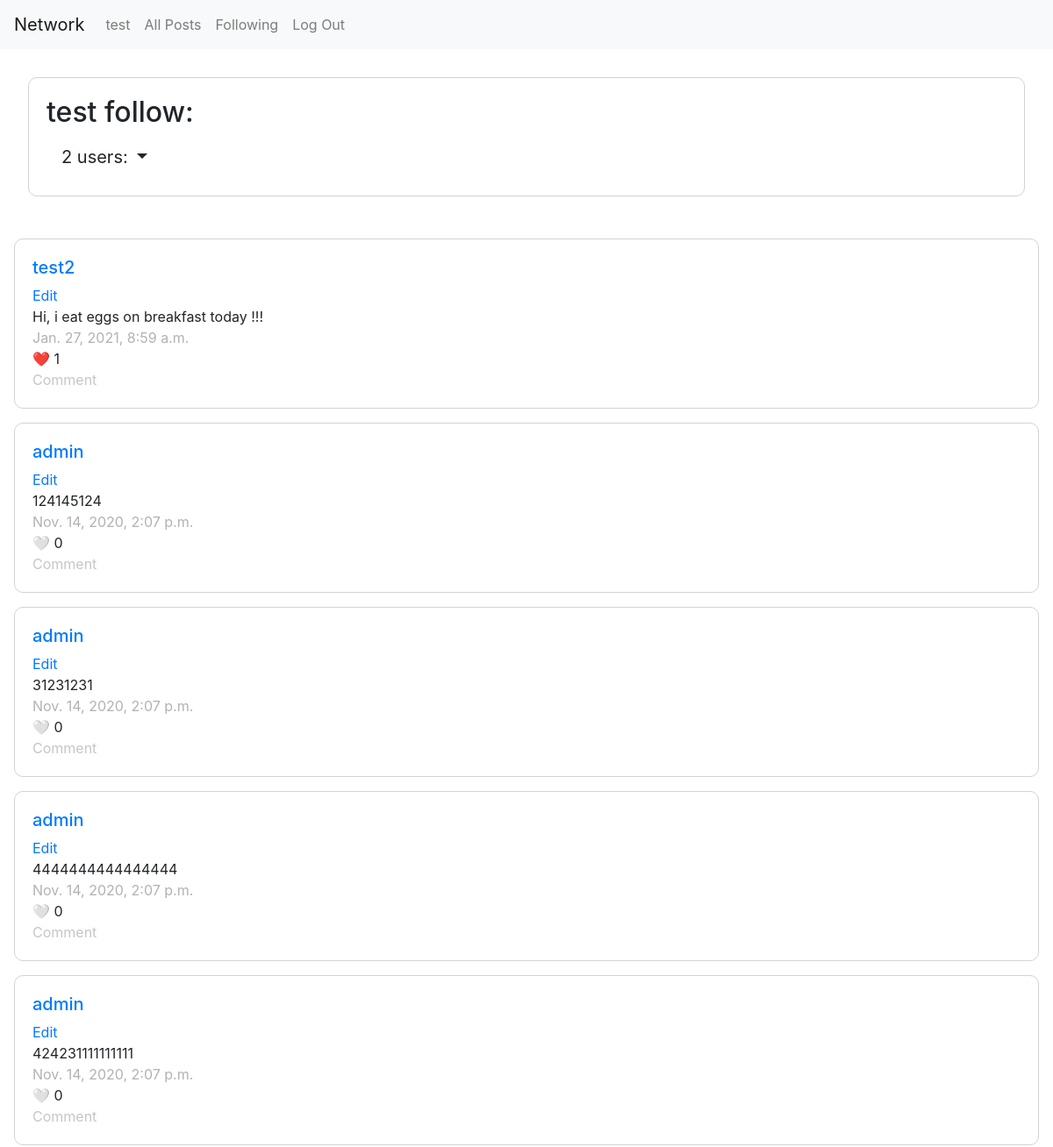
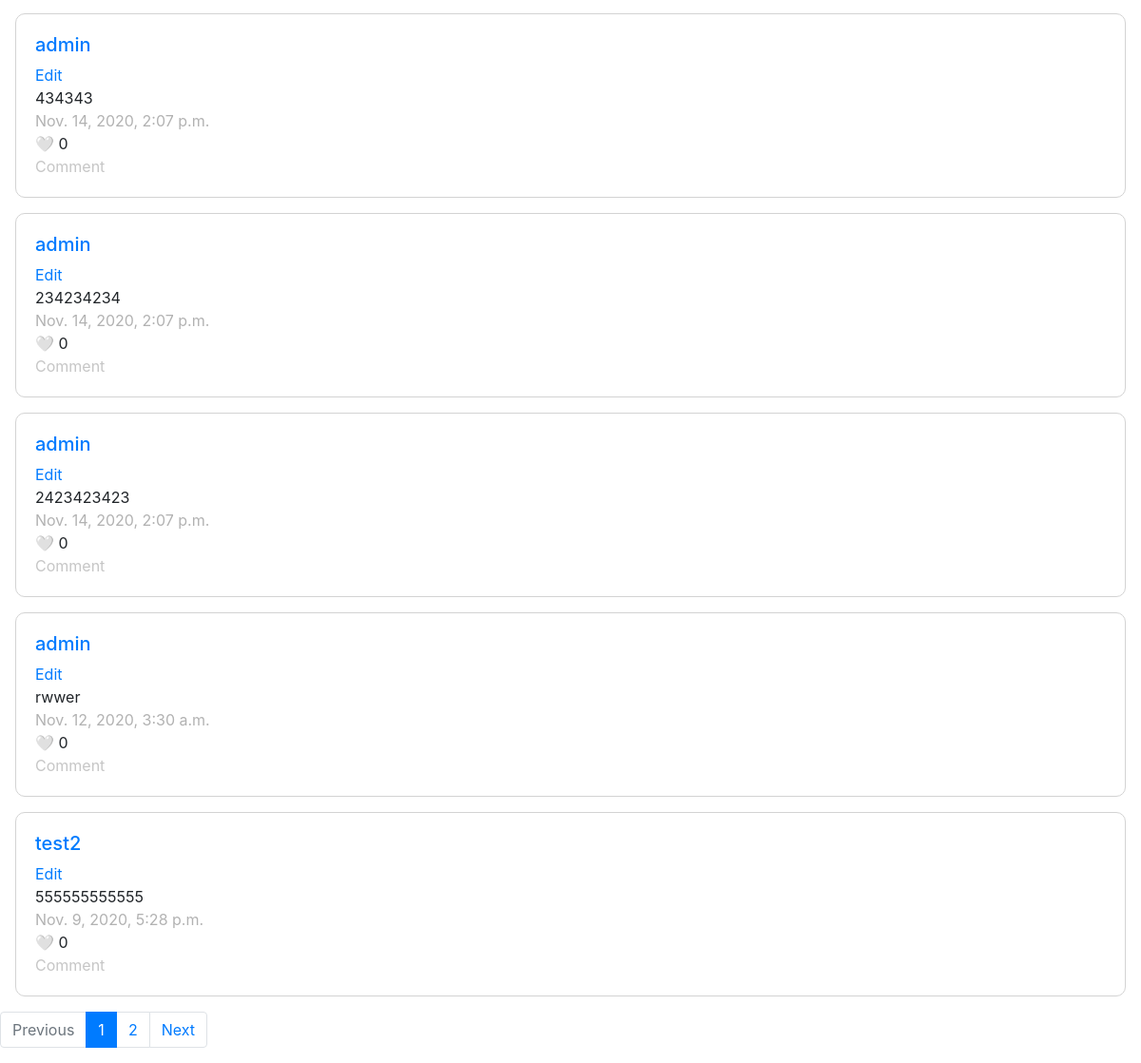
The page /follow (signed in) on the database its author committed (2 pictures, top to bottom).
### network/models.py (models this page shows, shortened)
class User(AbstractUser):
    pass

class Post(models.Model):
    user = models.ForeignKey("User", on_delete=models.CASCADE, related_name="user")
    text = models.CharField(max_length=255)
    likes = models.ManyToManyField('User', blank=True, related_name='likes')
    timestamp = models.DateTimeField(auto_now_add=True)

### network/views.py (the view)
# urls.py: path("follow", views.follow, name="follow"),
@login_required(login_url='login')
def follow(request):
    user = User.objects.get(id=request.user.id)
    follow = User.objects.get(username=user)
    following = follow.following.count()
    follow_query = UserFollowing.objects.filter(user_id=user)
    follow_list = list()
    for follow in follow_query:
        follow_list.append(follow.following_user_id)
    my_filter_qs = Q()
    for user in follow_list:
        my_filter_qs = my_filter_qs | Q(user=user)
    posts = Post.objects.filter(my_filter_qs)
    posts = posts.order_by("-timestamp")
    page = request.GET.get('page', 1)
    paginator = Paginator(posts, 10)
    try:
        posts = paginator.page(page)
    except PageNotAnInteger:
        posts = paginator.page(1)
    except EmptyPage:
        posts = paginator.page(paginator.num_pages)
    follow_users = []
    for users in follow_query:
        follow_users.append(users.following_user_id.username)
    print(tuple(follow_users))
    return render(request, 'network/follow.html', {
        'name': user,
        'following': following,
        'follow_users': tuple(follow_users),
        'posts': posts})

### network/templates/network/follow.html (shortened to what this page needs)
{% extends "network/layout.html" %}
{% load static %}
{% block body %}
<div class='card-body'>
    <h2>{{ request.user.username }} follow:</h2>
	<div class="dropdown show">
	<a class="btn btn-ligh dropdown-toggle btn-lg" href="#" role="button" id="dropdownMenuLink" data-toggle="dropdown" aria-haspopup="true" aria-expanded="false">
		 {{ following }} users:
	</a>
	</div>
</div>
</div>
{% for post in posts %}
<div id='{{post.id}}' class="card-body post">
	<h5><a href="/profile/{{post.user}}">{{post.user}}</a></h5>
  {% if user|stringformat:"s" != name|stringformat:"s" %}
	  <a href=# class='edit'>Edit</a>
  {% endif %}
	<span id='edit_text' style="display: block">{{post.text}}</span>
	<span style='color:#b2b2b2'>{{post.timestamp}}</span>
{% if request.user in post.likes.all %}
        	<div class='like'>❤️ {{post.likes.all.count}}</div>
        {% else %}
          <div class='like'>🤍 {{post.likes.all.count}}</div>
        {% endif %}
	<a style='color:#c6c6c6'>Comment</a>
</div>
{% endfor %}
{% if posts.has_other_pages %}
  <ul class="pagination">
    {% if posts.has_previous %}
      <li class="page-item"><a class="page-link" href="?page={{ posts.previous_page_number }}">Previous</a></li>
    {% else %}
      <li class="page-item disabled">
        <span class="page-link" href="#" tabindex="-1" aria-disabled="true">Previous</span>
      </li>
    {% endif %}
    {% for i in posts.paginator.page_range %}
      {% if posts.number == i %}
        <li class="page-item active" aria-current="page">
        <a class="page-link" href="#">{{ i }} <span class="sr-only">(current)</span></a>
      {% else %}
        <li class="page-item"><a class="page-link" href="?page={{ i }}">{{ i }}</a></li>
      {% endif %}
    {% endfor %}
    {% if posts.has_next %}
      <li class="page-item"><a class="page-link" href="?page={{ posts.next_page_number }}">Next</a></li>
    {% else %}
      <li class="page-item disabled">
        <span class="page-link" href="#" tabindex="-1" aria-disabled="true">Next</span>
      </li>
    {% endif %}
  </ul>
{% endif %}
{% endblock %}

### network/templates/network/layout.html (shortened to what this page needs)
{% load static %}
<!DOCTYPE html>
<html lang="en">
    <head>
        <link rel="stylesheet" href="https://stackpath.bootstrapcdn.com/bootstrap/4.4.1/css/bootstrap.min.css">
        <link href="{% static 'network/styles.css' %}" rel="stylesheet">
    </head>
    <body>
        <nav class="navbar navbar-expand-lg navbar-light bg-light">
            <a class="navbar-brand" href="#">Network</a>
            <div>
              <ul class="navbar-nav mr-auto">
                {% if user.is_authenticated %}
                    <li class="nav-item">
                        <a class="nav-link" id='user-posts' href="{% url 'profile' profile=user.username %}">{{ user.username }}</a>
                    </li>
                {% endif %}
                <li class="nav-item">
                  <a class="nav-link" id='all-posts' href="{% url 'posts' postbox='all' %}">All Posts</a>
                </li>
                {% if user.is_authenticated %}
                    <li class="nav-item">
                        <a class="nav-link" href="{% url 'follow' %}">Following</a>
                    </li>
                    <li class="nav-item">
                        <a class="nav-link" href="{% url 'logout' %}">Log Out</a>
                    </li>
                {% endif %}
              </ul>
            </div>
          </nav>
        <div class="body" style='padding: 1em'>
            {% block body %}
            {% endblock %}
    </body>
</html>

### network/static/network/styles.css (style rules this page uses)
.card-body { margin: 1em; border: 1px solid lightgray; border-radius: 10px; }
.post { display: flex; flex-direction: column; }

### rows shown on the page
User: username "test", user.username "test"
Post: user "test2", text "Hi, i eat eggs on breakfast today !!!", timestamp "Jan. 27, 2021, 8:59 a.m.", likes.all.count "1"
Post: user "admin", text "124145124", timestamp "Nov. 14, 2020, 2:07 p.m.", likes.all.count "0"
Post: user "admin", text "31231231", timestamp "Nov. 14, 2020, 2:07 p.m.", likes.all.count "0"
Post: user "admin", text "4444444444444444", timestamp "Nov. 14, 2020, 2:07 p.m.", likes.all.count "0"
Post: user "admin", text "424231111111111", timestamp "Nov. 14, 2020, 2:07 p.m.", likes.all.count "0"
Post: user "admin", text "434343", timestamp "Nov. 14, 2020, 2:07 p.m.", likes.all.count "0"
Post: user "admin", text "234234234", timestamp "Nov. 14, 2020, 2:07 p.m.", likes.all.count "0"
Post: user "admin", text "2423423423", timestamp "Nov. 14, 2020, 2:07 p.m.", likes.all.count "0"
Post: user "admin", text "rwwer", timestamp "Nov. 12, 2020, 3:30 a.m.", likes.all.count "0"
Post: user "test2", text "555555555555", timestamp "Nov. 9, 2020, 5:28 p.m.", likes.all.count "0"

### other values the page prints
{{ following }} "2"
{{ i }} "1"
{{ i }} "2"
